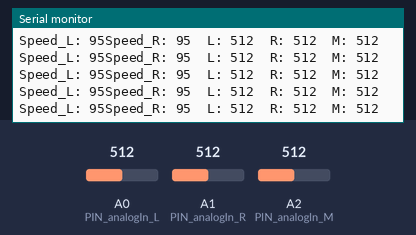
Bench run of a sketch on a simulated Arduino Uno, built with avr-gcc and run on an emulated ATmega328P. Parts: the last lines printed to the serial monitor. The inputs (shaded band) are chosen by the test bench; at power-on: A0 (PIN_analogIn_L) = 512, A2 (PIN_analogIn_M) = 512, A1 (PIN_analogIn_R) = 512.

Above: at 1.2 s.
1.3 s: A0 (PIN_analogIn_L) set to 110
At 2.65 s:
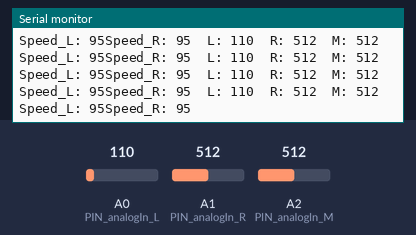
4.3 s: A0 (PIN_analogIn_L) set to 90
At 4.31 s:
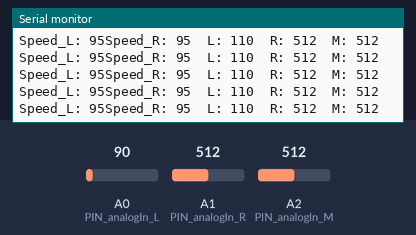
7.3 s: A2 (PIN_analogIn_M) set to 105
At 7.32 s:
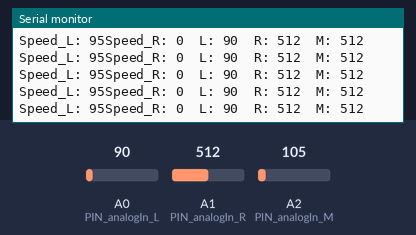
10.3 s: A2 (PIN_analogIn_M) set to 93
At 10.31 s:
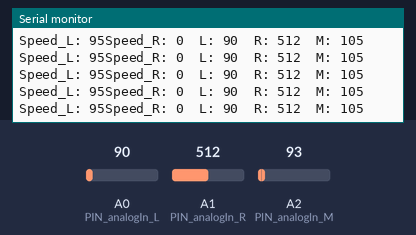
13.3 s: A1 (PIN_analogIn_R) set to 109
At 13.33 s:
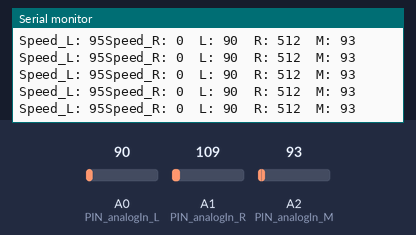
16.3 s: A1 (PIN_analogIn_R) set to 89
At 16.3 s:
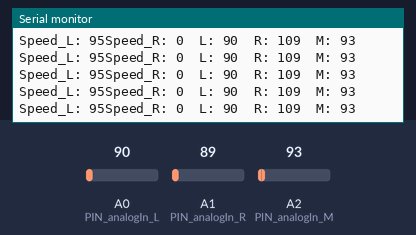
Timing chart, 0 to 18.8 s (numbered marks = the images above; inputs shaded):
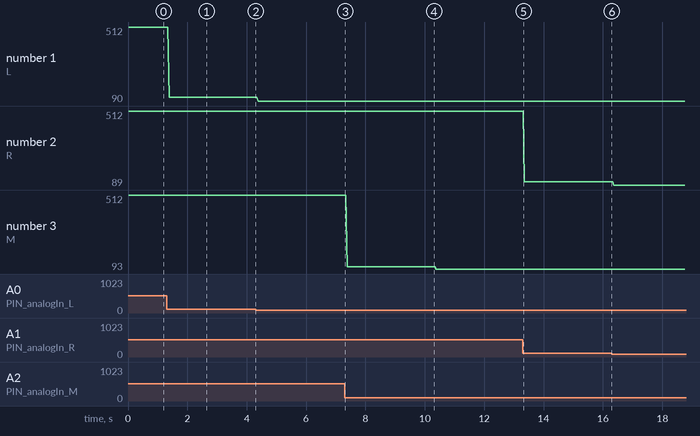

The sketch:

LineFollower_3Sensors.ino
```cpp
/// Includes

#include <AFMotor.h>

/// Constants

const int PIN_analogIn_L = A0;  // Left Sensor
const int PIN_analogIn_R = A1;  // Right Sensor
const int PIN_analogIn_M = A2;  // Middle Sensor

const int PORT_motor_L = 1;   // Right Motor
const int PORT_motor_R = 2;   // Left Motor

const int forward_backward_multiplier = -1;  // Direction of the Motors.

const int C_black = 100;   // above is black
const int speed_0 = 95;

/// Instances

AF_DCMotor motor_L(PORT_motor_L);
AF_DCMotor motor_R(PORT_motor_R);

/// Global Variables

int value_R;
int value_L;
int value_M;

int speed_L;
int speed_R;
bool forward;

int time_straight;


/// Functions

void setSpeed(AF_DCMotor motor, int speed) {
  if(speed < -255) {
    speed = -255;
    //Serial.println("Error: setSpeed(): speed out of bounds");
  } else if(speed > 255) {
    speed = 255;
    //Serial.println("Error: setSpeed(): speed out of bounds");
  }
  speed = forward_backward_multiplier * speed;

  if(speed == 0) {
    motor.run(RELEASE);
  } else if(speed < 0) {
    motor.run(BACKWARD);
  } else if(speed > 0) {
    motor.run(FORWARD);
  }

  motor.setSpeed(abs(speed));
}

/// Setup

void setup() {
  // put your setup code here, to run once:
  Serial.begin(9600);

  value_R = 0;
  value_L = 0;
  value_M = 0;

  speed_L = speed_0;
  speed_R = speed_0;
  forward = true;

  setSpeed(motor_L, 0);
  setSpeed(motor_R, 0);
}

/// Loop

void loop() {
  // put your main code here, to run repeatedly:
  value_L = analogRead(PIN_analogIn_L);
  value_R = analogRead(PIN_analogIn_R);
  value_M = analogRead(PIN_analogIn_M);


  Serial.print("\tL: ");
  Serial.print(value_L);
  Serial.print("\tR: ");
  Serial.print(value_R);
  Serial.print("\tM: ");
  Serial.println(value_M);

  Serial.print("Speed_L: ");
  Serial.print(speed_L);
  Serial.print("Speed_R: ");
  Serial.print(speed_R);

  if(value_R > C_black && value_L < C_black){  //Rechtskurve
    speed_L = speed_0;
    speed_R = 0;
    time_straight = 0;
  }
  else if(value_L > C_black && value_R < C_black){ //Linkskurve
    speed_L = 0;
    speed_R = speed_0;
    time_straight = 0;
  }
  else if(value_M > C_black){ //Geradeaus

    speed_L = speed_0;
    speed_R = speed_0;
    time_straight = time_straight + 1;
  }

  if (time_straight > 50) {
      time_straight = 0;
      setSpeed(motor_L, speed_0);
      setSpeed(motor_R, -speed_0);
      delay(500);
  }

  setSpeed(motor_L,speed_L);
  setSpeed(motor_R,speed_R);

  //delay(300);
}
```

Measured:
- the behaviour switches between 100 and 99 on A0 (PIN_analogIn_L) (found by bisection; images 1 and 2)
- after the input at 1.3 s, the serial monitor: prints a new line after 0.08 s (image 1)
- plotted number 1: 512 → 110 after the input at 1.3 s, 110 → 90 after the input at 4.3 s
- plotted number 2: 512 → 109 after the input at 13.3 s, 109 → 89 after the input at 16.3 s
- plotted number 3: 512 → 105 after the input at 7.3 s, 105 → 93 after the input at 10.3 s
